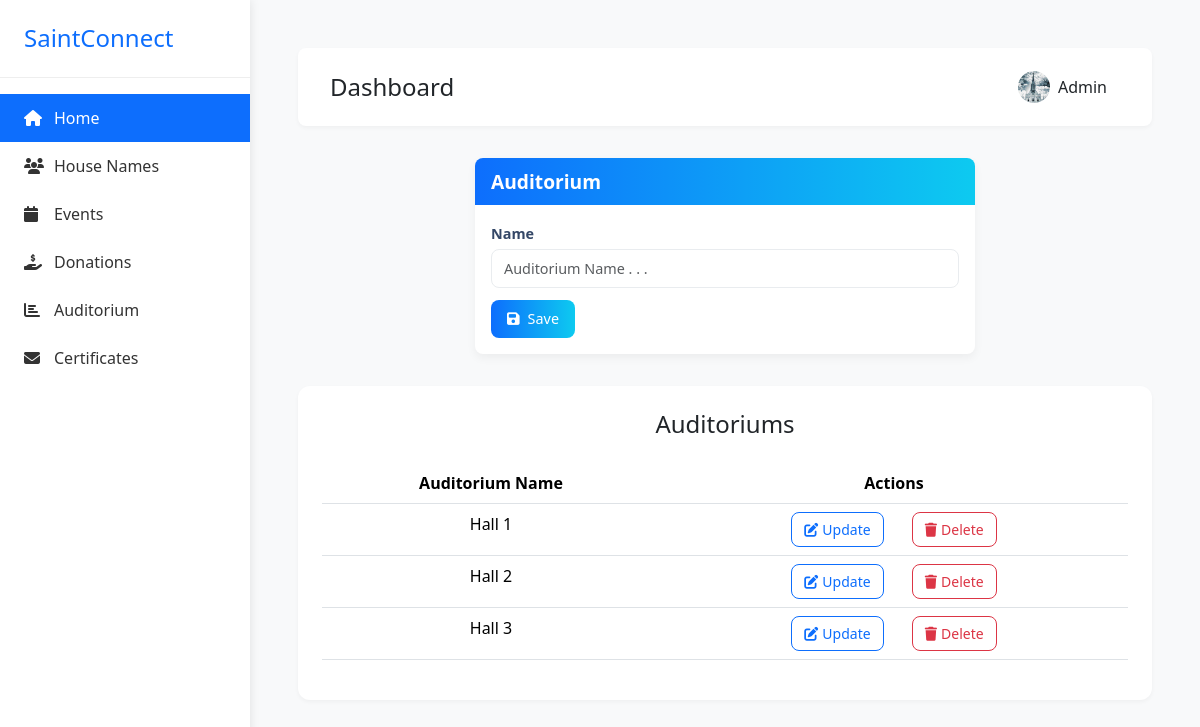
The page /auditorium_add/ (signed in) on the database its author committed.
### app/models.py (models this page shows, shortened)
class UserProfile_Model(models.Model):
    GENDER_CHOICES = [
        ('Male', 'Male'),
        ('Female', 'Female'),
        ('Others', 'Others'),
    ]
    ROLE_CHOICES = [
        ('Member', 'Member'),
        ('Staff', 'Staff'),
        ('Youth', 'Youth'),
        ('Committee Member', 'Committee Member'),
        ('Choir', 'Choir'),
    ]
    name=models.CharField(max_length=100,null=True)
    house_name=models.ForeignKey(House_Name,on_delete=models.CASCADE,null=True,blank=True)
    address=models.TextField(null=True)
    age=models.PositiveIntegerField(null=True)
    email=models.EmailField(null=True)
    gender=models.CharField(max_length=100,choices=GENDER_CHOICES,null=True)
    profile_picture=models.FileField(upload_to='images',null=True,blank=True)
    phone_number=models.PositiveIntegerField(null=True)
    role=models.CharField(max_length=100,choices=ROLE_CHOICES,null=True)
    date_of_birth=models.DateField(null=True,blank=True)
    user=models.OneToOneField(User,on_delete=models.CASCADE)
    created_date=models.DateField(auto_now_add=True)
    updated_date=models.DateField(auto_now=True)
    is_active=models.BooleanField(default=True)

class Auditorium(models.Model):
    name=models.CharField(max_length=100)

### app/views.py (the view, shortened to what this page needs)
# urls.py: path('auditorium_add/', Auditorium_Add_View.as_view(),name='auditorium_add'),
@method_decorator(Login_required,name='dispatch')
class Auditorium_Add_View(View):
    def get(self,request,*args,**kwargs):
        form=Auditorium_Form()
        data=Auditorium.objects.all()
        user_id=request.user.id
        user=UserProfile_Model.objects.get(user_id=user_id)
        return render(request,'auditorium.html',{'form':form,'data':data,'user':user})

### app/forms.py
class Auditorium_Form(forms.ModelForm):
    class Meta:
        model=Auditorium
        fields=['name']
        widgets={
            'name':forms.TextInput(attrs={'class':'form-control',
                                              'placeholder': 'Auditorium Name . . .'})
        }

### app/views.py (called while the page is built)
def Login_required(fn):
    def wrapper(request,*args,**kwargs):
        if not request.user.is_authenticated:
            return redirect('login')
        else:
            return fn(request,*args,**kwargs)
    return wrapper

### app/templates/auditorium.html (shortened to what this page needs)
<!DOCTYPE html>
<html lang="en">
<head>
    <link href="https://cdnjs.cloudflare.com/ajax/libs/bootstrap/5.3.2/css/bootstrap.min.css" rel="stylesheet">
    <link href="https://cdnjs.cloudflare.com/ajax/libs/font-awesome/6.4.0/css/all.min.css" rel="stylesheet">
    <link rel="stylesheet" href="https://cdn.jsdelivr.net/npm/bootstrap-icons@1.11.3/font/bootstrap-icons.min.css">
</head>
<body>
    <div class="sidebar">
        <div class="sidebar-logo">
            <a class="sidebar-a" href="{% url 'home' %}">
                <h4 class="m-0 text-primary">SaintConnect</h4>
            </a>
        </div>
        <div class="sidebar-menu">
            <a href="{% url 'admin' %}" class="active"><i class="fas fa-home"></i> Home</a>
            <a href="{% url 'house_name' %}"><i class="fas fa-users"></i> House Names</a>
            <a href="{% url 'event_list' %}"><i class="fas fa-calendar"></i> Events</a>
            <a href="{% url 'donation_add' %}"><i class="fas fa-hand-holding-usd"></i> Donations</a>
            <a href="{% url 'auditorium_add' %}"><i class="fas fa-chart-bar"></i> Auditorium</a>
            <a href="{% url 'admin_approval' %}"><i class="fas fa-envelope"></i> Certificates</a>
        </div>
    </div>
    <div class="main-content">
        <div class="top-bar d-flex justify-content-between align-items-center">
            <h4 class="m-0">Dashboard</h4>
            <div class="profile-dropdown dropdown">
                <button class="btn dropdown-toggle d-flex align-items-center gap-2" type="button"
                        data-bs-toggle="dropdown">
                        {% if user.profile_picture %}
                        <div style="background-image: url('{{ user.profile_picture.url }}')" alt="Profile"
                            class="profile-img"></div>
                        <span>{{request.user}}</span>
                        {% else %}
                        <div style="border: 1px solid black;" alt="Profile"
                            class="profile-img"></div>
                        <span>{{request.user}}</span>
                        {% endif %}
                    </button>
            </div>
        </div>
        <div class="card">
            <div class="card-header">
                <h2 class="card-title">Auditorium</h2>
            </div>
            <div class="card-body">
                <form action="" method="post">
                    {% for field in form %}
                    <div class="mb-3">
                        <label for="{{ field.id_for_label }}" class="form-label">{{ field.label }}</label>
                        {{ field }}
                    </div>
                    {% endfor %}
                    <button type="submit" class="btn btn-primary">
                        <i class="fas fa-save me-2"></i>Save
                    </button>
                </form>
            </div>
        </div>
         {% if data %}
        <div class="table-container">
            <div class="mb-4">
                <h4 class="m-0">Auditoriums</h4>
            </div>
            <div class="table-responsive">
                <table class="table table-hover">
                    <thead>
                        <tr>
                            <th>Auditorium Name</th>
                            <th class="">Actions</th>
                        </tr>
                    </thead>
                    <tbody>
                        {% for i in data %}
                        <tr>
                            <td>{{ i.name }}</td>
                            <td class="">
                                <a href="{% url 'auditorium_update' i.id %}"
                                   class="btn btn-sm btn-outline-primary btn-action me-4">
                                    <i class="fas fa-edit me-1"></i>Update
                                </a>
                                <a href="{% url 'auditorium_delete' i.id %}"
                                   class="btn btn-sm btn-outline-danger btn-action"
                                   onclick="return confirm('Are you sure you want to delete this house?')">
                                    <i class="fas fa-trash me-1"></i>Delete
                                </a>
                            </td>
                        </tr>
                        {% empty %}
                        <tr>
                            <td colspan="2" class="text-center py-4 text-muted">
                                No Auditoriums found
                            </td>
                        </tr>
                        {% endfor %}
                    </tbody>
                </table>
            </div>
        </div>
        {% else %}
        <h1>No Auditorium</h1>
        {% endif %}
    </div>
</body>
</html>

### app/templates/auditorium.html (style rules this page uses)
:root { --primary-color: #0d6efd; --sidebar-width: 250px; }
body { background-color: #f8f9fa; min-height: 100vh; }
.sidebar { width: var(--sidebar-width); background: #fff; position: fixed; top: 0; left: 0; height: 100vh; box-shadow: 0 0 10px rgba(0, 0, 0, 0.1); z-index: 1000; transition: transform 0.3s ease; }
.sidebar-logo { padding: 1.5rem; border-bottom: 1px solid #eee; }
.sidebar-menu { padding: 1rem 0; }
.sidebar-menu a { padding: 0.75rem 1.5rem; color: #333; text-decoration: none; display: flex; align-items: center; transition: all 0.3s; }
.sidebar-menu a.active { background: var(--primary-color); color: white; }
.sidebar-menu i { width: 20px; margin-right: 10px; }
.card { background: white; border-radius: 1rem; box-shadow: 0 8px 20px rgba(0, 0, 0, 0.05); border: none; transition: transform 0.3s ease; }
.table-container { background: white; border-radius: 0.75rem; padding: 1.5rem; box-shadow: 0 2px 4px rgba(0,0,0,0.04); margin-top: 2rem; text-align: center; }
.btn-action { padding: 0.375rem 0.75rem; border-radius: 0.5rem; }
.main-content { margin-left: var(--sidebar-width); padding: 2rem; transition: margin-left 0.3s ease; }
.top-bar { background: white; padding: 1rem 2rem; box-shadow: 0 2px 4px rgba(0, 0, 0, 0.04); margin-bottom: 2rem; border-radius: 0.5rem; }
.profile-dropdown .dropdown-toggle::after { display: none; }
.profile-img { width: 32px; height: 32px; border-radius: 50%; object-fit: cover; background-position: center; background-size: cover; }
.sidebar-a { text-decoration: none; }
:root { --primary-color: #0d6efd; }
body { background-color: #f8f9fa; padding: 1rem; }
.card { background: white; border-radius: 0.5rem; box-shadow: 0 4px 10px rgba(0, 0, 0, 0.05); border: none; max-width: 500px; margin: 0 auto; }
.card-header { background: linear-gradient(to right, #0d6efd, #0dcaf0); color: white; border-radius: 0.5rem 0.5rem 0 0 !important; padding: 0.75rem 1rem; border: none; }
.card-header h2 { font-size: 1.2rem; font-weight: 600; margin: 0; color: white; }
.card-body { padding: 1rem; }
.form-label { font-weight: 600; color: #344767; margin-bottom: 0.25rem; font-size: 0.9rem; }
.form-control { border: 1px solid #e9ecef; padding: 0.5rem 0.75rem; border-radius: 0.5rem; font-size: 0.9rem; }
.btn-primary { padding: 0.5rem 1rem; border-radius: 0.5rem; font-weight: 500; font-size: 0.9rem; background: linear-gradient(to right, #0d6efd, #0dcaf0); border: none; }
.mb-3 { margin-bottom: 0.75rem !important; }

### rows shown on the page
UserProfile_Model: profile_picture (picture)
Auditorium: name "Hall 1"
Auditorium: name "Hall 2"
Auditorium: name "Hall 3"

### other values the page prints
{{ request.user }} "Admin"
{{ field.label }} "Name"
